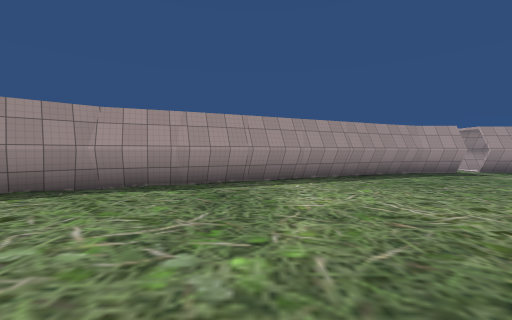
View 1 (above)

16 first-person views from a walk through a Unity game level. The camera is 1.5 m above the floor, tilts 2° down and sees 90° across. Doors are open. The floor is counted in squares, 2 m on a side. Each view is taken from the middle of a square. On the plan, view 1 faces up. The plan holds only what a view shows up to about 9 squares ahead; the rest is blank. The place goes on beyond the plan. The player character is not drawn. Some surface patterns are stand-ins.

View 2
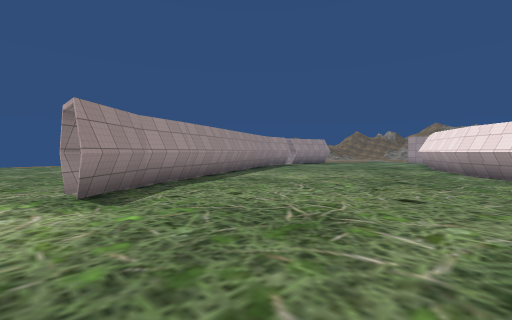

View 3
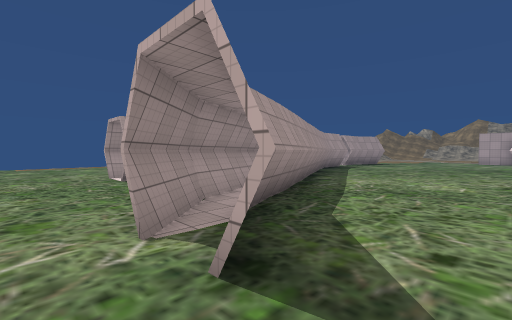

View 4
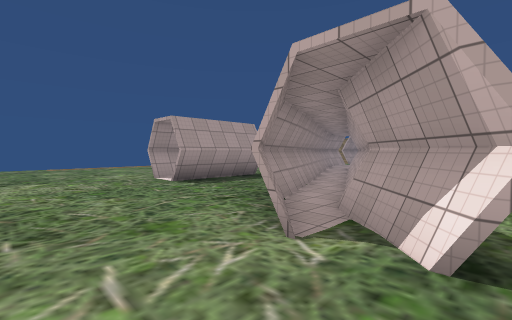

View 5
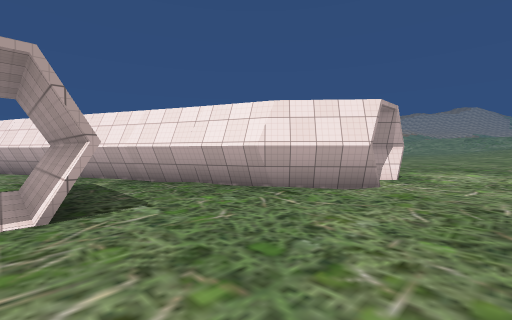

View 6
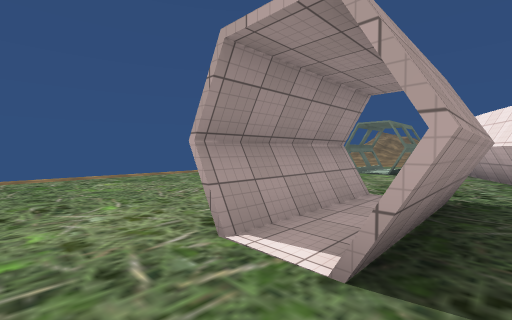

View 7
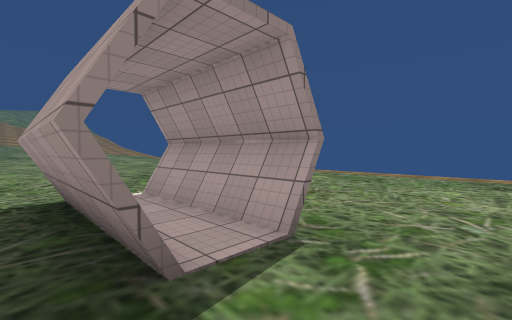

View 8
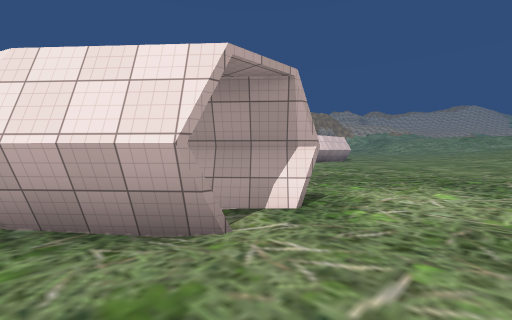

View 9
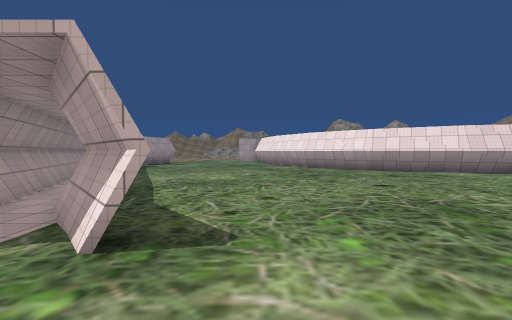

View 10
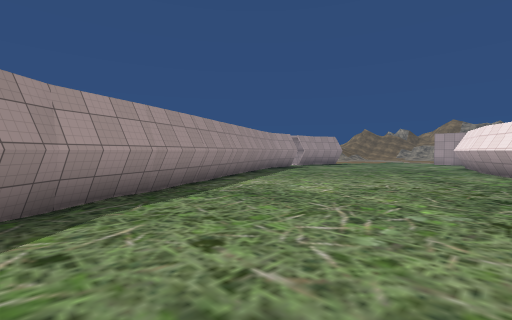

View 11
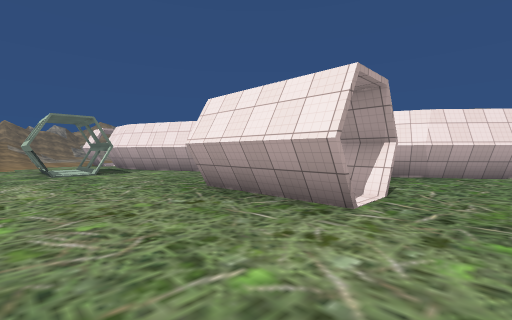

View 12
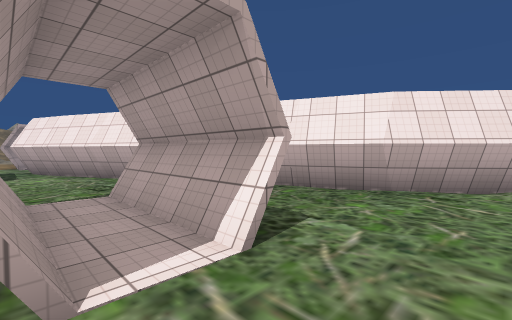

View 13
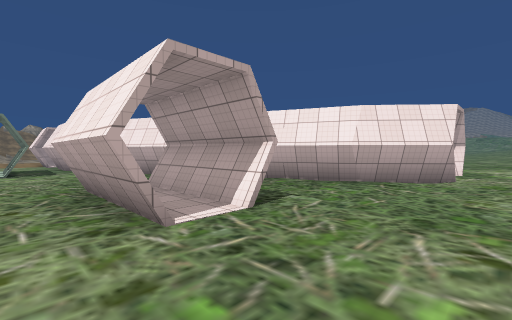

View 14
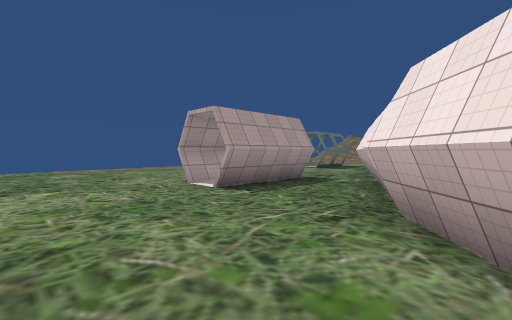

View 15
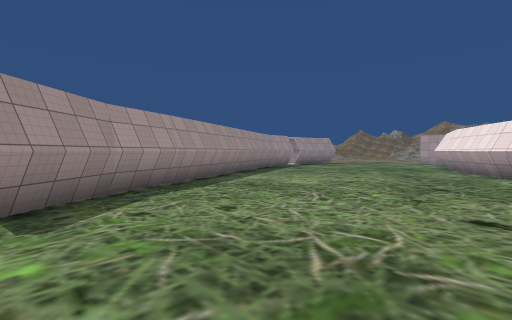

View 16
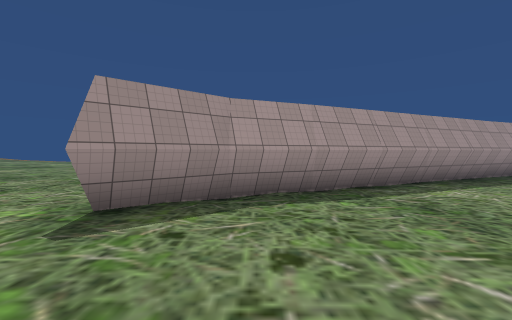

### Floor plan
Key: @ floor where view 1 was taken; # wall or solid block; x gap in a wall; . main floor; : floor 0.25 m higher than the main floor; + floor 0.5 m higher than the main floor; * floor 0.75 m higher than the main floor; = window, fence, low wall or low ledge.
Columns run from 7 left of view 1 to 8 right of it. Each row starts with its distance up from view 1.
 19   .......
 18   .......
 17 .........
 16 .........
 15 ...............
 14 ...........####
 13 ...........###
 12 ....###.......x
 11 ...........###
 10 :...###..###=#
  9 :::....######...
  8 :::::######.....
  7 :::##=###......
  6 ::#####:......
  5 ::###::::....
  4 ::#::::::::...
  3 ::::::::::::...
  2 :::::::::::::..#
  1 ::::::::::::::##
  0 +::::::@:::::##
 -1 ++::::::::::#=
 -2 +++:::::::
 -3 *+++  ::::
 -4 *+     :::
 -5 **      :#

Positions as (right, up) in squares from view 1, and headings:
1: (0, 0), facing up
2: (-6, -1), facing up-right
3: (-6, 3), facing up-right
4: (-7, 4), facing up-right
5: (-7, 11), facing down-right
6: (-5, 10), facing up-right
7: (1, 10), facing up-left
8: (-7, 7), facing down-right
9: (-7, 3), facing right
10: (-4, 1), facing up-right
11: (-5, 15), facing down-right
12: (-5, 12), facing down-right
13: (-6, 13), facing down-right
14: (-7, 6), facing up-right
15: (-5, 0), facing up-right
16: (-3, 1), facing up
